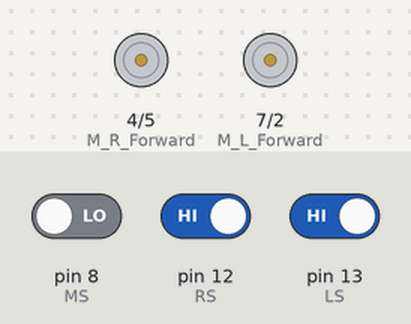
Simulated run of this sketch. Board: Arduino Uno, built with avr-gcc and run on an emulated ATmega328P. Shown: motor-driver pin pairs drawn as motors (green arrow = first pin HIGH = forward, orange = second pin HIGH = backward, longer = more drive, scaled by the enable pin). Inputs (shaded band) come from the test bench; at power-on: pin 12 (RS) HIGH, pin 8 (MS) LOW, pin 13 (LS) HIGH.

Above: at 1.2 s.
1.3 s: pin 12 (RS) driven LOW
At 2.3 s:
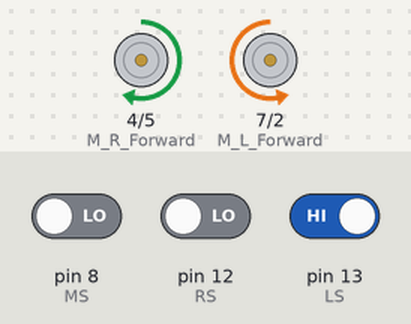
2.8 s: pin 8 (MS) driven HIGH and pin 13 (LS) driven LOW
At 3.4 s:
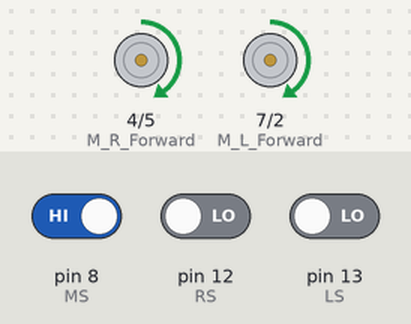
4.3 s: pin 12 (RS) driven HIGH
At 4.6 s:
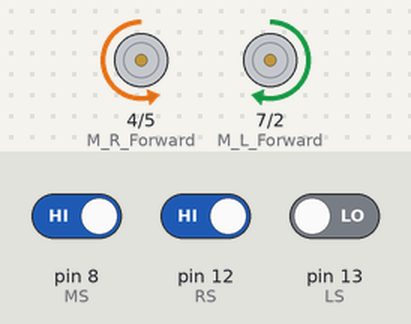
5.8 s: pin 13 (LS) driven HIGH
At 6.9 s:
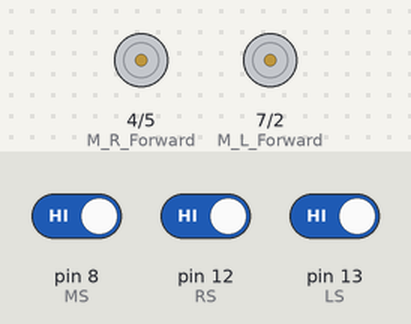
7.3 s: pin 13 (LS) driven LOW
At 8.1 s:
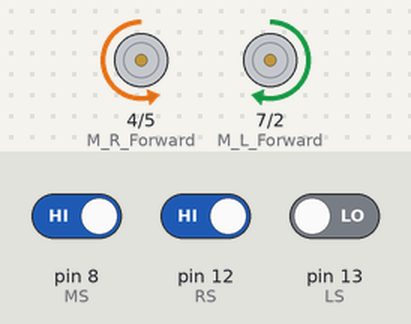
Timing chart, 0 to 9.8 s (numbered marks = the images above; inputs shaded):
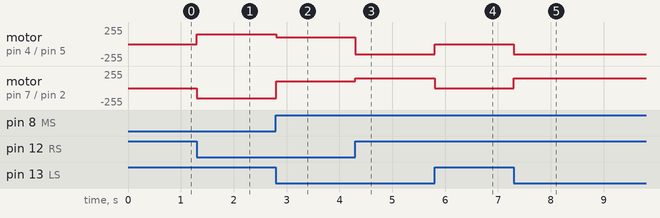

Measured:
- after the input at 1.3 s, motor on pin 4 (M_R_Forward) / pin 5 (M_R_Reverse): stopped → forward 150/255 at once; motor on pin 7 (M_L_Forward) / pin 2 (M_L_Reverse): stopped → backward 150/255 at once
- after the input at 2.8 s, motor on pin 4 (M_R_Forward) / pin 5 (M_R_Reverse): forward 150/255 → forward 100/255 at once; motor on pin 7 (M_L_Forward) / pin 2 (M_L_Reverse): backward 150/255 → forward 100/255 at once
- after the input at 4.3 s, motor on pin 4 (M_R_Forward) / pin 5 (M_R_Reverse): forward 100/255 → backward 150/255 at once; motor on pin 7 (M_L_Forward) / pin 2 (M_L_Reverse): forward 100/255 → forward 150/255 at once
- after the input at 5.8 s, motor on pin 4 (M_R_Forward) / pin 5 (M_R_Reverse): backward 150/255 → stopped at once; motor on pin 7 (M_L_Forward) / pin 2 (M_L_Reverse): forward 150/255 → stopped at once
- after the input at 7.3 s, motor on pin 4 (M_R_Forward) / pin 5 (M_R_Reverse): stopped → backward 150/255 at once; motor on pin 7 (M_L_Forward) / pin 2 (M_L_Reverse): stopped → forward 150/255 at once

The sketch:

Final_Project_code.ino
```cpp
#define RS 12     // right sensor
#define MS 8     // Middel sensor
#define LS 13    // left sensor

int M_R_Enable = 3;   //(EN B)
int M_R_Forward = 4; //in3 (H_bridge)
int M_R_Reverse = 5;  //in4 (H_bridge)

int M_L_Enable = 6; //(EN A)
int M_L_Forward = 7;  //in2 (H_bridge)
int M_L_Reverse = 2;  //in1 (H_bridge)


void setup()
{
  pinMode(RS, INPUT);
  pinMode(MS, INPUT);
  pinMode(LS, INPUT);

  pinMode(M_R_Enable , OUTPUT);
  pinMode(M_R_Forward, OUTPUT);
  pinMode(M_R_Reverse, OUTPUT);

  pinMode(M_L_Enable , OUTPUT);
  pinMode(M_L_Forward, OUTPUT);
  pinMode(M_L_Reverse, OUTPUT);

}

void loop()
{
  if(!(digitalRead(LS)) && digitalRead(MS)&& !(digitalRead(RS)))     // FORWARD
  {

      analogWrite(M_R_Enable ,100);
      analogWrite(M_L_Enable ,100);
      digitalWrite(M_R_Forward , HIGH);
      digitalWrite(M_L_Forward , HIGH);
      digitalWrite(M_R_Reverse  , LOW);
      digitalWrite(M_L_Reverse  , LOW);

  }

  if(!(digitalRead(LS)) && digitalRead(MS)&& digitalRead(RS))     // Turn right
  {
      analogWrite(M_R_Enable ,150);
      analogWrite(M_L_Enable ,150);
      digitalWrite(M_R_Forward , LOW);
      digitalWrite(M_L_Forward , HIGH);
      digitalWrite(M_R_Reverse, HIGH);
      digitalWrite(M_L_Reverse, LOW);

  }

if (!(digitalRead(LS))&&!(digitalRead(MS))&&(digitalRead(RS)))
{
      analogWrite(M_R_Enable ,150);
      analogWrite(M_L_Enable ,150);
      digitalWrite(M_R_Forward , LOW);
      digitalWrite(M_L_Forward , HIGH);
      digitalWrite(M_R_Reverse, HIGH);
      digitalWrite(M_L_Reverse, LOW);

  }


  if(digitalRead(LS)&& digitalRead(MS) && !(digitalRead(RS)))     // turn left
  {
      analogWrite(M_R_Enable ,150);
      analogWrite(M_L_Enable ,150);
      digitalWrite(M_R_Forward,HIGH);
      digitalWrite(M_L_Forward, LOW);
      digitalWrite(M_R_Reverse , LOW);
      digitalWrite(M_L_Reverse , HIGH);
  }

if ((digitalRead(LS))&&!(digitalRead(MS))&&(!digitalRead(RS)))
{
      analogWrite(M_R_Enable ,150);
      analogWrite(M_L_Enable ,150);
      digitalWrite(M_R_Forward,HIGH);
      digitalWrite(M_L_Forward, LOW);
      digitalWrite(M_R_Reverse , LOW);
      digitalWrite(M_L_Reverse , HIGH);
  }


  if(digitalRead(LS) && digitalRead(RS) && digitalRead(MS))     // STOP (READ BLACK LINE)
  {
      analogWrite(M_R_Enable ,0);
      analogWrite(M_L_Enable ,0);
      digitalWrite(M_R_Forward  , LOW);
      digitalWrite(M_L_Forward  , LOW);
      digitalWrite(M_R_Reverse , LOW);
      digitalWrite(M_L_Reverse  , LOW);
  }

}
```
